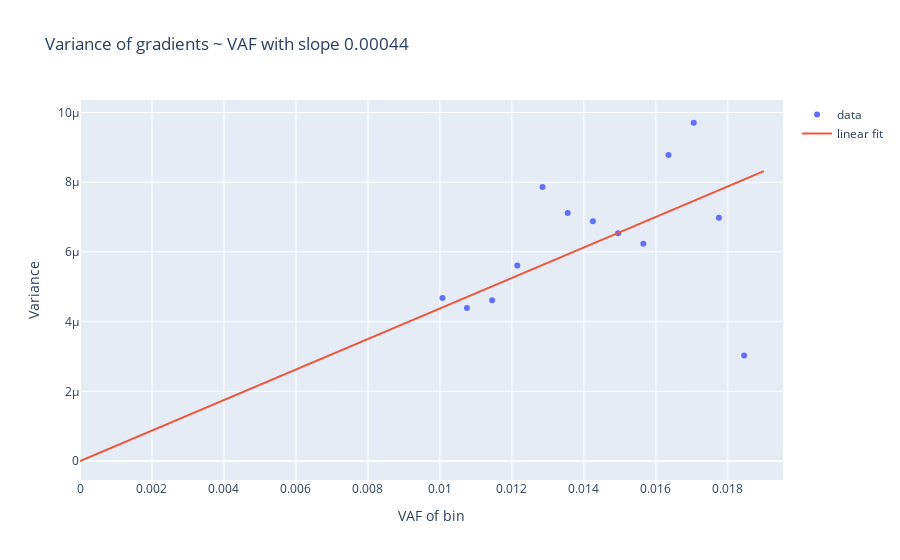

Here is the notebook cell this chart was saved with:
### Code cell
# Scatter plot of AF ~ fitted standard deviations

AF = [col[0] for col in lbc_normal_dist]
sigma = [col[2] for col in lbc_normal_dist]

# Create data to plot fitted line
af_array = np.asarray(AF)
af_array = af_array[:,np.newaxis]
slope, _, _, _ = np.linalg.lstsq(af_array,np.power(sigma,2),rcond=None)

x = np.linspace(0, right_limit, 2)
y = slope*x

# Scatter plot
fig=go.Figure()
fig.add_trace(go.Scatter(x=AF,y=np.power(sigma,2),mode='markers',name='data'))
fig.add_trace(go.Scatter(x=x,y=y,mode='lines',name=f'linear fit'))
fig.update_layout(title=f'Variance of gradients ~ VAF with slope {round(slope[0],5)}')
fig.update_xaxes(title='VAF of bin')
fig.update_yaxes(title='Variance')
fig.write_image('Results/Figures/Filtering_and_Fitting/Nonsynonymous_mutations_variance_vs_VAF.png',width=800,height=600)
fig

### Figure 1 — Plotly figure (JSON) as saved in the notebook; plotly's stock layout.template omitted (floating-point values rounded to 4 significant figures)
{"data": [{"mode": "markers", "name": "data", "type": "scatter", "x": [0.01145, 0.01635, 0.01845, 0.01495, 0.01705, 0.01285, 0.01075, 0.01007, 0.01215, 0.01355, 0.01425, 0.01775, 0.01565], "y": [4.616e-06, 8.783e-06, 3.03e-06, 6.533e-06, 9.706e-06, 7.861e-06, 4.393e-06, 4.674e-06, 5.607e-06, 7.113e-06, 6.881e-06, 6.977e-06, 6.23e-06]}, {"mode": "lines", "name": "linear fit", "type": "scatter", "x": [0, 0.019], "y": [0, 8.317e-06]}], "layout": {"title": {"text": "Variance of gradients ~ VAF with slope 0.00044"}, "xaxis": {"title": {"text": "VAF of bin"}}, "yaxis": {"title": {"text": "Variance"}}}}
